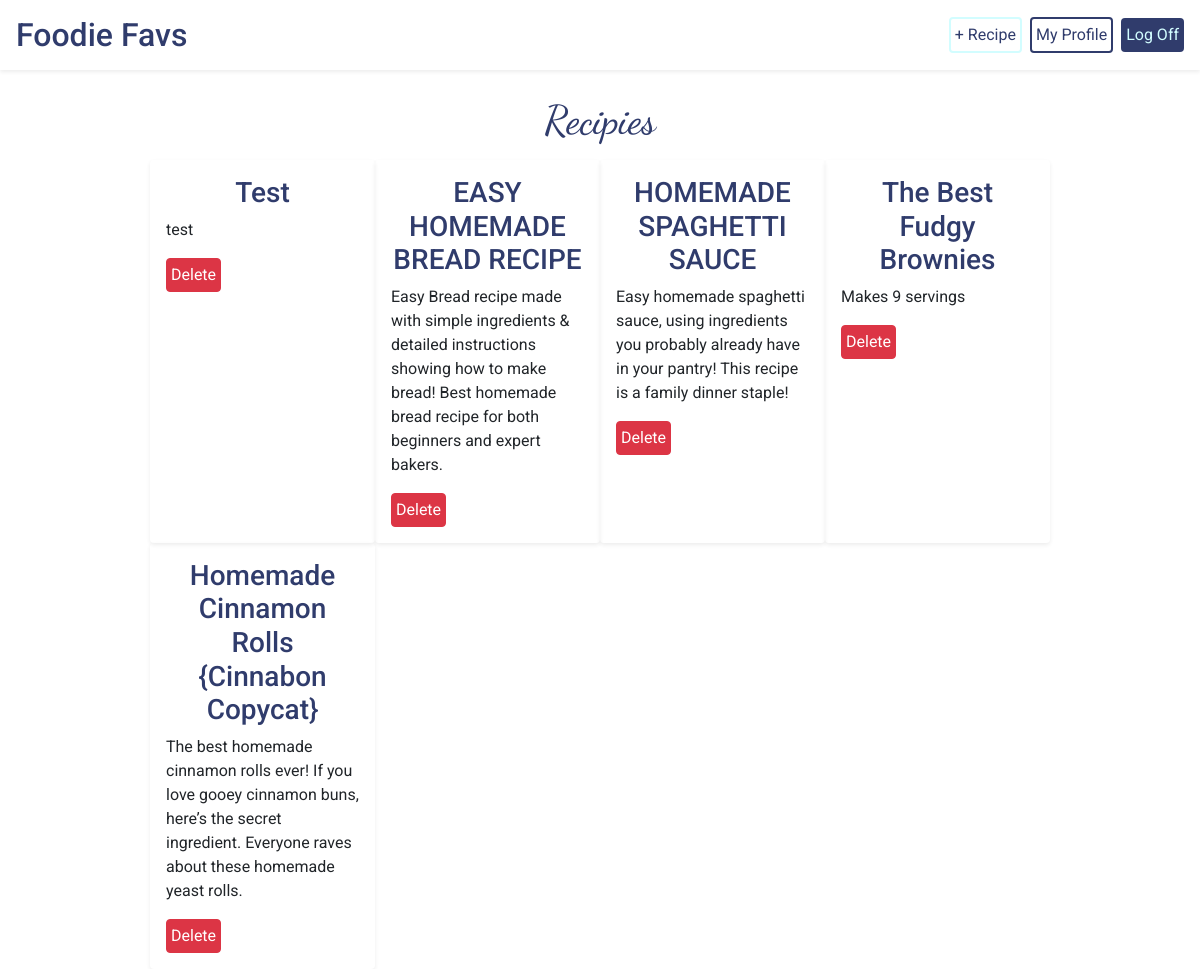
The app's page /home/ (signed in), older data.
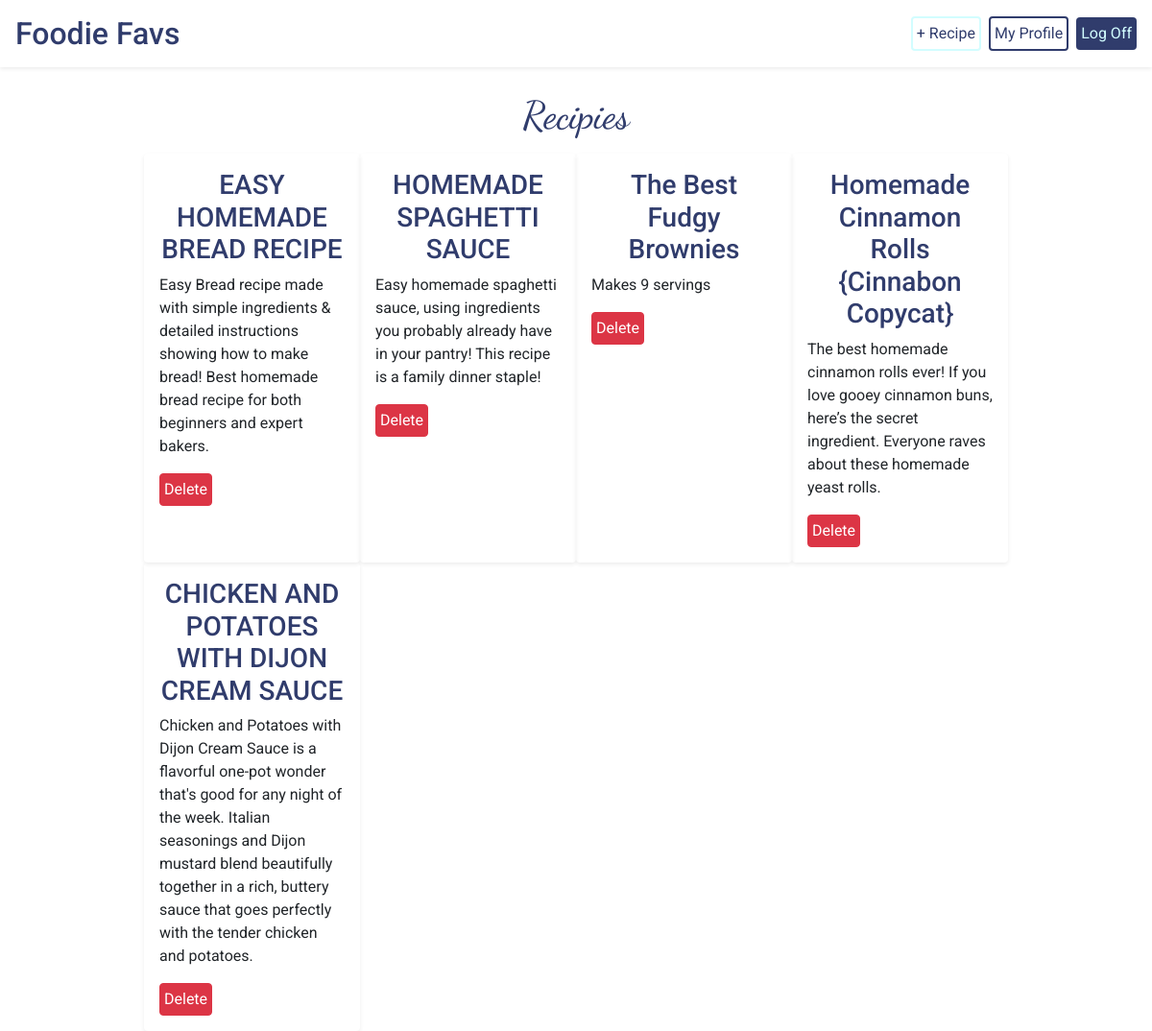
The same page, newer data.
### foodie_app/models.py (models this page shows)
class Recipe(models.Model):
    name = models.CharField(max_length=255)
    desc = models.CharField(max_length=255, default="")
    ingredients = models.TextField(default="")
    steps = models.TextField(default="")
    menus = models.ManyToManyField(Menu, related_name="menu_recipes", default=1)
    creator = models.ForeignKey(User, related_name="users", on_delete=models.CASCADE, default=1)
    source = models.CharField(max_length=255, default="")
    created_at = models.DateTimeField(auto_now_add=True)
    updated_at = models.DateTimeField(auto_now=True)

### foodie_app/views.py (the view)
# urls.py: path('', views.home),
def home(request):
    if 'userid' in request.session:
        context = {
            "user": User.objects.get(id=request.session['userid']),
            "recipes": Recipe.objects.all(),
        }
        return render(request, 'home.html', context)
    return redirect('/login')

### foodie_app/templates/home.html (shortened to what this page needs)
<!DOCTYPE html>
<html lang="en">
<head>
    <link rel="stylesheet" href="https://stackpath.bootstrapcdn.com/bootstrap/4.5.2/css/bootstrap.min.css"
>
    {% load static %}
    <link rel="stylesheet" href="{% static 'css/style.css' %}">
</head>
<body id="body">
    <header id="header" class="bg-white d-flex p-3 align-items-center shadow-sm mt-0">
        <h2 class="pr-5 mb-0">Foodie Favs</h2>
        <a href="/home/new_recipe" class="new-recipe p-1 rounded ml-auto mr-2">+ Recipe</a>
        <a href="/home/{{user.id}}" class="icon rounded p-1">My Profile</a>
        <a href="/home/log_off" class="btn ml-2 p-1" id="log-off">Log Off</a>
    </header>
    <h1 class="heading m-3 mt-5 pt-5">Recipies</h1>
    <div class="d-flex flex-wrap w-75 ml-auto mr-auto">
        {% for recipe in recipes %}
        <div class="recipe-card rounded shadow-sm w-25 p-3">
            <h3 class= "text-center"><a id="recipe-text" href="/home/recipe_{{recipe.id}}">{{recipe.name}}</a></h3>
            <p>{{recipe.desc}}</p>
            {% if recipe.creator.id == user.id %}
            <form action="/home/delete_recipe" method="POST">
                <input class="btn btn-danger p-1" type="submit" name="delete" value="Delete">
            </form>
            {% endif %}
        </div>
    {% endfor %}
    </div>
</body>
</html>

Row changes from the older to the newer data that the page shows:
removed Recipe: name "Test", desc "test"
added Recipe: name "CHICKEN AND POTATOES WITH DIJON CREAM SAUCE", desc "Chicken and Potatoes with Dijon Cream Sauce is a flavorful one-pot wonder that's good for any night of the week. Italian seasonings and Dijon mustard blend beautifully together in a rich, buttery sauce that goes perfectly with the tender chicken and potatoes."
